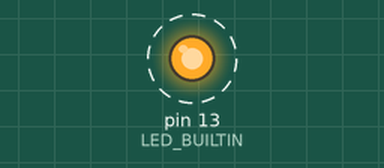
Recording of a sketch running on a simulated Arduino Uno, built with avr-gcc and run on an emulated ATmega328P. Shown: output pins drawn as LEDs (lit = HIGH). Dashed ring = blinking.

Above: at 0.3 s.
Timing chart, 0 to 3.0 s (numbered marks = the images above):
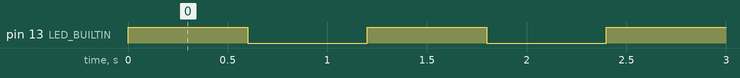

The sketch:

wifi.ino
```cpp
// the setup function runs once when you press reset or power the board
void setup() {
  // initialize digital pin LED_BUILTIN as an output.
  pinMode(LED_BUILTIN, OUTPUT);
}

// the loop function runs over and over again forever
void loop() {
  digitalWrite(LED_BUILTIN, HIGH);   // turn the LED on (HIGH is the voltage level)
  delay(600);                       // wait for a second
  digitalWrite(LED_BUILTIN, LOW);    // turn the LED off by making the voltage LOW
  delay(600);                       // wait for a second
}
```

wifi.cpp
```cpp
#include <Arduino.h>
#ifdef FROM_MAKE
void init() {}
void setup();
void loop();
#include "wifi.ino"
#endif
```

Measured:
- by itself, pin 13 (LED_BUILTIN): alternates HIGH for 0.60 s and LOW for 0.60 s
